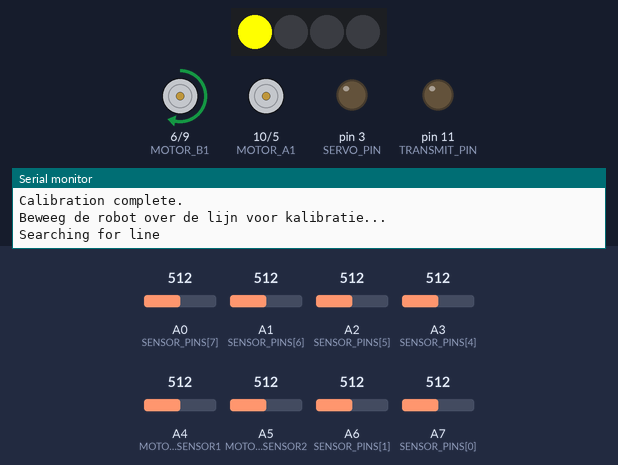
A sketch run on a simulated Arduino Nano, built with avr-gcc and run on an emulated ATmega328P. Shown: 4 RGB LEDs in strip order, left to right, motor-driver pin pairs drawn as motors (green arrow = first pin HIGH = forward, orange = second pin HIGH = backward, longer = more drive), output pins drawn as LEDs (lit = HIGH), the last lines printed to the serial monitor. Inputs (shaded band) come from the test bench; at power-on: A3 (SENSOR_PINS[4]) = 512, A0 (SENSOR_PINS[7]) = 512, A4 (MOTOR_SENSOR1) = 512, A1 (SENSOR_PINS[6]) = 512, A2 (SENSOR_PINS[5]) = 512, A5 (MOTOR_SENSOR2) = 512, A6 (SENSOR_PINS[1]) = 512, A7 (SENSOR_PINS[0]) = 512.

Above: at 2.3 s.
2.4 s: A3 (SENSOR_PINS[4]) set to 482
At 2.55 s:
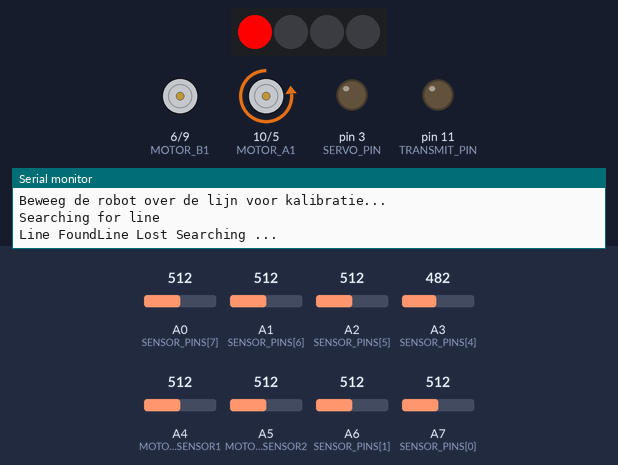
5.4 s: A3 (SENSOR_PINS[4]) set to 30
At 6.5 s:
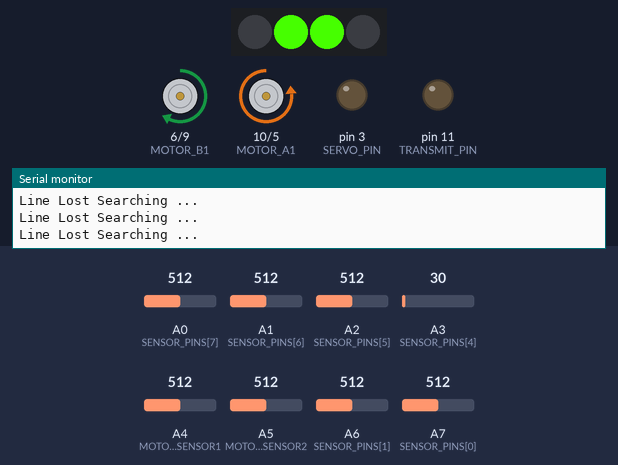
6.9 s: A3 (SENSOR_PINS[4]) set to 716
At 7.05 s:
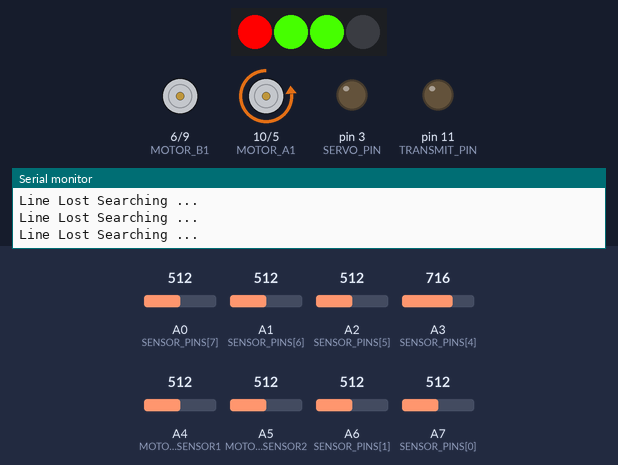
9.9 s: A0 (SENSOR_PINS[7]) set to 474
12.9 s: A0 (SENSOR_PINS[7]) set to 449
At 13.8 s:
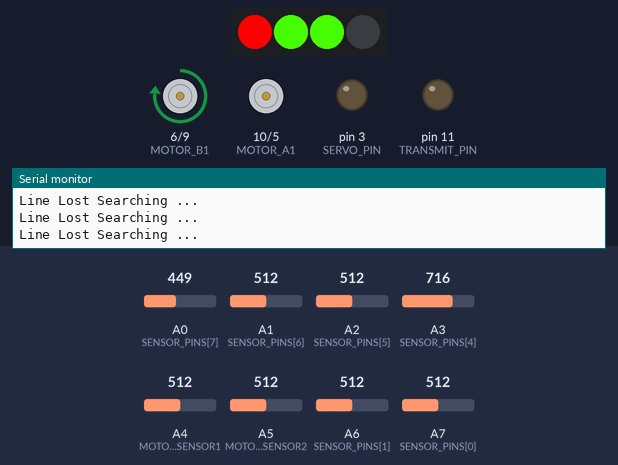
14.4 s: A4 (MOTOR_SENSOR1) set to 535
At 15.1 s:
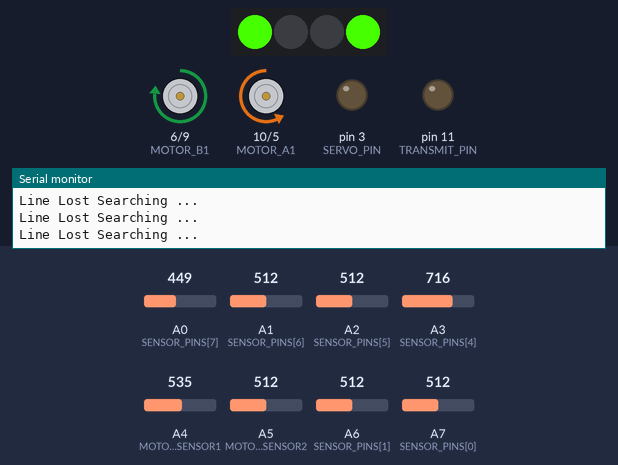
Timing chart, 0 to 16.9 s (numbered marks = the images above; inputs shaded):
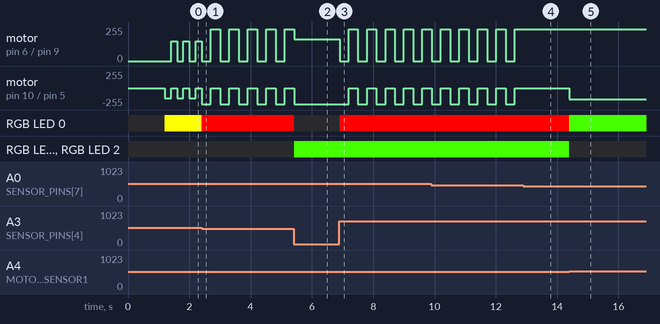

Measured:
- the behaviour switches between 500 and 499 on A3 (SENSOR_PINS[4]) (found by bisection; images 0 and 1)
- the behaviour switches between 462 and 461 on A0 (SENSOR_PINS[7]) (found by bisection; images 3 and 4)
- the behaviour switches between 520 and 521 on A4 (MOTOR_SENSOR1) (found by bisection; images 4 and 5)
- after the input at 2.4 s, motor on pin 6 (MOTOR_B1) / pin 9 (MOTOR_B2): alternates forward 240/255 for 0.30 s and stopped for 0.30 s, starting after 0.31 s; motor on pin 10 (MOTOR_A1) / pin 5 (MOTOR_A2): alternates backward 240/255 for 0.30 s and stopped for 0.30 s, starting at once; RGB LED 0: RGB(255, 255, 0) → RGB(255, 0, 0) at once
- after the input at 5.4 s, motor on pin 10 (MOTOR_A1) / pin 5 (MOTOR_A2): goes on until 5.4 s, then stays backward 240/255; RGB LED 0: RGB(255, 0, 0) → off at once; RGB LED 1, RGB LED 2: off → RGB(70, 255, 0) at once
- after the input at 6.9 s, motor on pin 6 (MOTOR_B1) / pin 9 (MOTOR_B2): alternates forward 240/255 for 0.30 s and stopped for 0.30 s, starting at once; motor on pin 10 (MOTOR_A1) / pin 5 (MOTOR_A2): alternates backward 240/255 for 0.30 s and stopped for 0.30 s, starting after 0.30 s; RGB LED 0: off → RGB(255, 0, 0) at once
- after the input at 12.9 s, motor on pin 6 (MOTOR_B1) / pin 9 (MOTOR_B2): stops changing and stays forward 240/255; motor on pin 10 (MOTOR_A1) / pin 5 (MOTOR_A2): stops changing and stays stopped
- after the input at 14.4 s, motor on pin 10 (MOTOR_A1) / pin 5 (MOTOR_A2): stopped → backward 165/255 at once; RGB LED 0: RGB(255, 0, 0) → RGB(70, 255, 0) at once; RGB LED 1, RGB LED 2: RGB(70, 255, 0) → off at once

The sketch:

GameLogicJulian.ino
```cpp
#include <Adafruit_NeoPixel.h>
#define DEBUG
#define NEO_PIXEL_PIN 8 //Attached to digital pin 8
#define NUM_PIXELS 4 // Number of NeoPixels
Adafruit_NeoPixel pixels(NUM_PIXELS, NEO_PIXEL_PIN, NEO_GRB + NEO_KHZ800);

int turnCounter = 0; // Count consecutive turns
const int MAX_TURNS = 5; // Adjust this number based on testing

const int MOTOR_A1 = 10;  // Left motor pin 1
const int MOTOR_A2 = 5;   // Left motor pin 2
const int MOTOR_B1 = 6;   // Right motor pin 1
const int MOTOR_B2 = 9;   // Right motor pin 2

const int MOTOR_SENSOR1 = A4;
const int MOTOR_SENSOR2 = A5;

//yellow wire is trigger
const int TRIG_PIN = 13;

//green wire is echo
const int ECHO_PIN = 12; //ECHO_PIN

//trigger distance of obstacle in cm
const int OBSTACLETHRESHOLD = 10;

const int TRANSMIT_PIN = 11;

const int SERVO_PIN = 3;


// Range how the gripper open and closes. 360 degrees
int OPENGRIP_VALUE = 120;
int CLOSEGRIP_VALUE = 50;
unsigned long currentMillis = 0;
unsigned long previousActionMillis = 0;
unsigned long previousServoMillis = 0;
const long SERVO_INTERVAL = 20; // 20 ms delay

const long OPEN_TIME = 0;            // Open grip at start
const long CLOSE_TIME = 1000;        // Close grip after 1s
const long OPEN_AGAIN_TIME = 2000;    // Open grip again after 2s
const long DRIVE_START_TIME = 3000;   // Start driving after 3s
const long GRAB_TIME = 5000;         // Grab cone after 4s
const long HOLD_TIME = 7000;         // Stop and hold after 6s
const long DROP_TIME = 9000;        // Drop after 8s
const long DRIVE_AGAIN_TIME = 6000;  // Drive again after 5s

const int MAX_SPEED = 240;
const int TURN_SPEED = 150;

boolean isGripClosed = false;

const int NUM_SENSORS = 8;
const int SENSOR_PINS[NUM_SENSORS] = {A7, A6, A5, A4, A3, A2, A1, A0};

int minValues[NUM_SENSORS];
int maxValues[NUM_SENSORS];

// Store last known direction: -1 (left), 1 (right), 0 (center)
int LAST_DIRECTION = 0;
bool LINE_FOUND = false;

void setup() {
  pinMode(MOTOR_A1, OUTPUT);
  pinMode(MOTOR_A2, OUTPUT);
  pinMode(MOTOR_B1, OUTPUT);
  pinMode(MOTOR_B2, OUTPUT);
  pinMode(MOTOR_SENSOR1, INPUT);
  pinMode(MOTOR_SENSOR2, INPUT);
  pinMode(TRANSMIT_PIN, OUTPUT);
  pinMode(ECHO_PIN, INPUT);
  pinMode(TRIG_PIN, OUTPUT);
  pinMode(SERVO_PIN, OUTPUT);

  pixels.begin();
  Serial.begin(9600);

  for (int i = 0; i < NUM_SENSORS; i++) {
    pinMode(SENSOR_PINS[i], INPUT);
    minValues[i] = 1023;
    maxValues[i] = 0;
  }
  calibrateSensors();
  Serial.println("Beweeg de robot over de lijn voor kalibratie...");

 // crossThreeLines();

  //findLineOnLeft();
}

void loop()
{

    if(!LINE_FOUND)
    {
      findLine();
      return;
    }

  int sensorReadings[NUM_SENSORS];
  bool BLACK_LINE_DETECTED = false;

  for (int i = 0; i < NUM_SENSORS; i++) {
      sensorReadings[i] = analogRead(SENSOR_PINS[i]);

      minValues[i] = min(sensorReadings[i], minValues[i]);
      maxValues[i] = max(sensorReadings[i], maxValues[i]);
  }

  int AVG_VALUE = 0;
  for (int j = 0; j < NUM_SENSORS; j++) {
      AVG_VALUE += (minValues[j] + maxValues[j]) / 2;
  }
  AVG_VALUE /= NUM_SENSORS;

  int DEADZONE_LOW = AVG_VALUE - 30;
  int DEADZONE_HIGH = AVG_VALUE + 30;

  // Detect if any sensor sees black
  for (int i = 0; i < NUM_SENSORS; i++) {
      if (sensorReadings[i] <= DEADZONE_LOW) {
          BLACK_LINE_DETECTED = true;
          break;
      }
  }

  // Line Following Logic
  if (sensorReadings[4] >= DEADZONE_HIGH && sensorReadings[5] >= DEADZONE_HIGH) {
      drive(255, 255);  // Move forward
      LAST_DIRECTION = 0;  // Reset direction when moving straight
  }
  else if (sensorReadings[5] >= DEADZONE_HIGH && sensorReadings[6] >= DEADZONE_HIGH) {
      drive(255, 165);  // Slight right
      LAST_DIRECTION = -1;  // Remember last seen black was on the left
      rightSignal();
  }
  else if (sensorReadings[6] >= DEADZONE_HIGH && sensorReadings[7] >= DEADZONE_HIGH) {
      drive(255, 5);   // More right
      LAST_DIRECTION = -1;
      rightSignal();
  }
  else if (sensorReadings[3] >= DEADZONE_HIGH && sensorReadings[4] >= DEADZONE_HIGH) {
      drive(165, 255);  // Slight left
      LAST_DIRECTION = 1;  // Remember last seen black was on the right
      leftSignal();
  }
  else if (sensorReadings[2] >= DEADZONE_HIGH && sensorReadings[3] >= DEADZONE_HIGH) {
      drive(5, 255);   // More left
      LAST_DIRECTION = 1;
      leftSignal();
  }
  else if (sensorReadings[1] >= DEADZONE_HIGH && sensorReadings[2] >= DEADZONE_HIGH) {
      drive(55, 255);   // Sharp left
      LAST_DIRECTION = 1;
      leftSignal();
  }
  else if (!BLACK_LINE_DETECTED)
  {
    LAST_DIRECTION = 0;
    searchLine();
  }

      // If stuck in a loop, force a change
    if (turnCounter > MAX_TURNS) {
        Serial.println("Loop detected! Reversing...");
        drive(-150, -150); // Move backward slightly
        delay(500);
        turnCounter = 0;
    }
}

void calibrateSensors()
 {
  Serial.println("Calibrating sensors...");
  for (int i = 0; i < 200; i++) {  // Sample multiple times
    for (int j = 0; j < NUM_SENSORS; j++) {
      int val = analogRead(SENSOR_PINS[j]);
      minValues[j] = min(minValues[j], val);
      maxValues[j] = max(maxValues[j], val);
    }
    delay(5);
  }
  Serial.println("Calibration complete.");
}


void drive(int SPEED_LEFT, int SPEED_RIGHT) {
  SPEED_LEFT = constrain(SPEED_LEFT, 0, MAX_SPEED);
  SPEED_RIGHT = constrain(SPEED_RIGHT, 0, MAX_SPEED);

  analogWrite(MOTOR_A1, 0);
  analogWrite(MOTOR_A2, SPEED_LEFT);
  analogWrite(MOTOR_B1, SPEED_RIGHT);
  analogWrite(MOTOR_B2, 0);
}

void findLine()
{
  Serial.println("Searching for line");
  pixels.setPixelColor(0, pixels.Color(255, 255, 0)); // Yellow light when searching
  pixels.show();

  for(int i = 0; i < 10; i++)
  {
    drive(150, 0);
    delay(200);
    drive(0, 150);
    delay(200);

    int sensorReading = analogRead(SENSOR_PINS[4]);
    if(sensorReading < 500)
    {
      Serial.print("Line Found");
      LINE_FOUND = true;
      return;
    }
  }
}

void searchLine()
{
  Serial.println("Line Lost Searching ...");
  pixels.setPixelColor(0, pixels.Color(255, 0, 0)); // Red when lost
  pixels.show();

    for (int i = 0; i < 10; i++) {
    drive(255, 0);
    delay(300);
    drive(0, 255);
    delay(300);

    for (int j = 0; j < NUM_SENSORS; j++) {
      if (analogRead(SENSOR_PINS[j]) < 500) {
        return;
      }
    }
  }
    // Reverse and try again
  drive(-100, -100);
  delay(300);
  findLine();
}


void crossThreeLines() {
  int linesCrossed = 0;
  bool onBlack = false;

  Serial.println("Crossing three lines...");
  while (linesCrossed < 2) {
    int blackSensors = 0;

    for (int i = 0; i < NUM_SENSORS; i++) {
      if (analogRead(SENSOR_PINS[i]) < 500) { // Black detected
        blackSensors++;
      }
    }

    moveForward();

    if (blackSensors > 3)
    { // More than 3 sensors see black
      if (!onBlack)
      {
        Serial.print("Line crossed: ");
        Serial.println(linesCrossed);
        onBlack = true;
        delay(100); // Prevents false detections
      }
    }
    else
    {
      onBlack = false;
    }

    drive(150, 150); // Move forward slowly
  }

  Serial.println("Three lines crossed.");
  stop();
  delay(100);
}


void findLineOnLeft() {
  Serial.println("Searching for line on the left...");
  pixels.setPixelColor(0, pixels.Color(255, 255, 0)); // Yellow light when searching
  pixels.show();

  bool foundLine = false;

  for (int i = 0; i < 10; i++)
  {

    for (int j = 0; j < NUM_SENSORS; j++) {
      if (analogRead(SENSOR_PINS[j]) < 500) { // Found a line
        foundLine = true;
        Serial.println("Line found on left!");
        LINE_FOUND = true;
        turnLeft();
        return;
      }
    }
  }

  if (!foundLine) {
    Serial.println("No line found, adjusting...");
    drive(-100, -100); // Move back slightly
    delay(500);
    findLineOnLeft();
  }
}


void stop() {
  analogWrite(MOTOR_A1, 0);
  analogWrite(MOTOR_A2, 0);
  analogWrite(MOTOR_B1, 0);
  analogWrite(MOTOR_B2, 0);
}

void turnLeft() {
  analogWrite(MOTOR_A1, TURN_SPEED);
  analogWrite(MOTOR_A2, 0);
  analogWrite(MOTOR_B1, TURN_SPEED);
  analogWrite(MOTOR_B2, 0);
}

void turnRight() {
  analogWrite(MOTOR_A1, 0);
  analogWrite(MOTOR_A2, TURN_SPEED);
  analogWrite(MOTOR_B1, 0);
  analogWrite(MOTOR_B2, TURN_SPEED);
}

void moveForward() {
  analogWrite(MOTOR_A1, 0);
  analogWrite(MOTOR_A2, MAX_SPEED);
  analogWrite(MOTOR_B1, MAX_SPEED);
  analogWrite(MOTOR_B2, 0);
}

void moveBackwards() {
  analogWrite(MOTOR_A1, MAX_SPEED);
  analogWrite(MOTOR_A2, 0);
  analogWrite(MOTOR_B1, 0);
  analogWrite(MOTOR_B2, MAX_SPEED);
}

void slowTurnRight() {
  analogWrite(MOTOR_A1, 0);
  analogWrite(MOTOR_A2, 125);
  analogWrite(MOTOR_B1, 0);
  analogWrite(MOTOR_B2, 125);
}

void slowTurnLeft() {
  analogWrite(MOTOR_A1, 150);
  analogWrite(MOTOR_A2, 0);
  analogWrite(MOTOR_B1, 150);
  analogWrite(MOTOR_B2, 0);
}

void brakeLight() {
  pixels.clear(); // Set all pixel colors to 'off'
  pixels.setPixelColor(0, pixels.Color(0, 150, 0)); //Set left rear color to orange (G,R,B)
  pixels.setPixelColor(1, pixels.Color(0, 150, 0)); //Set right rear color to orange (G,R,B)
  pixels.show();   // Send the updated pixel colors to the hardware.
}

void rightSignal() {
    pixels.clear(); // Set all pixel colors to 'off'
    pixels.setPixelColor(1, pixels.Color(70, 255, 0)); //Set right rear color to orange (G,R,B)
    pixels.setPixelColor(2, pixels.Color(70, 255, 0)); //Set right front color to orange (G,R,B)
    pixels.show();   // Send the updated pixel colors to the hardware.

}

void leftSignal() {
    pixels.clear(); // Set all pixel colors to 'off'
    pixels.setPixelColor(0, pixels.Color(70, 255, 0)); //Set left rear color to orange (G,R,B)
    pixels.setPixelColor(3, pixels.Color(70, 255, 0)); //Set left front color to orange (G,R,B)
    pixels.show();   // Send the updated pixel colors to the hardware.


}

void alarm() {
  pixels.clear(); // Set all pixel colors to 'off'

  // Set all LEDs to red
  pixels.setPixelColor(0, pixels.Color(0, 255, 0));
  pixels.setPixelColor(1, pixels.Color(0, 255, 0));
  pixels.setPixelColor(2, pixels.Color(0, 255, 0));
  pixels.setPixelColor(3, pixels.Color(0, 255, 0));
  pixels.show(); // Send the updated pixel colors to the hardware.
}

void hardCodedStart()
{
  moveForward();
  delay(2000);

  turnLeft();
  delay(500);

  moveForward();
  delay(1000);
}

void dodge (){
  // establish variables for duration of the ping, and the distance result
  // in inches and centimeters:
  long DURATION, inches, cm;

  // The PING))) is triggered by a HIGH pulse of 2 or more microseconds.
  // Give a short LOW pulse beforehand to ensure a clean HIGH pulse:
  digitalWrite(TRIG_PIN, LOW);
  delayMicroseconds(2);
  digitalWrite(TRIG_PIN, HIGH);
  delayMicroseconds(10);
  digitalWrite(TRIG_PIN, LOW);

  // The same pin is used to read the signal from the PING))): a HIGH pulse
  // whose duration is the time (in microseconds) from the sending of the ping
  // to the reception of its echo off of an object.
  DURATION = pulseIn(ECHO_PIN, HIGH, 20000);

  // convert the time into a distance
  inches = microsecondsToInches(DURATION);
  cm = microsecondsToCentimeters(DURATION);


  Serial.print(inches);
  Serial.print("in, ");
  Serial.print(cm);
  Serial.print("cm");
  Serial.println();
  delay(100);

  if (DURATION == 0)
  {
  Serial.println("No echo received");
  return;
  }

  moveForward();


  if (cm <= OBSTACLETHRESHOLD){
    stop();
    delay(300); // When robot sees obstacle robot motor stops

    moveBackwards(); //robot goes backwards
    delay(300);

    turnLeft(); // robot turns left
    delay(450);

    moveForward(); //robot goes backwards
    delay(500);

    turnRight(); // robot turns right
    delay(500);

    moveForward(); //robot goes backwards
    delay(1500);

    turnRight(); // robot turns left
    delay(500);

    moveForward(); // robot moves forward again
    delay(500);

    turnLeft(); // robot turns left
    delay(450);

    }
}

long microsecondsToInches(long microseconds) {
  // According to Parallax's datasheet for the PING))), there are 73.746
  // microseconds per inch (i.e. sound travels at 1130 feet per second).
  // This gives the distance travelled by the ping, outbound and return,
  // so we divide by 2 to get the distance of the obstacle.
  // See: https://www.parallax.com/package/ping-ultrasonic-distance-sensor-downloads/
  return microseconds / 74 / 2;
}

long microsecondsToCentimeters(long microseconds) {
  // The speed of sound is 340 m/s or 29 microseconds per centimeter.
  // The ping travels out and back, so to find the distance of the object we
  // take half of the distance travelled.
  return microseconds / 29 / 2;
}

void generatePulse(int angle) {
  int pulseWidth = map(angle, 0, 180, 544, 2400);
  digitalWrite(SERVO_PIN, HIGH);
  delayMicroseconds(pulseWidth);
  digitalWrite(SERVO_PIN, LOW);
}


void pickUp() {
    currentMillis = millis();
    unsigned long elapsedTime = currentMillis - previousActionMillis;

    // Keep servo active
    if(currentMillis - previousServoMillis >= SERVO_INTERVAL)
    {
      previousServoMillis = currentMillis;
      if(isGripClosed)
      {
        generatePulse(CLOSEGRIP_VALUE);
      }
      else
      {
        generatePulse(OPENGRIP_VALUE);
      }
    }

    // Open the grip
    if(elapsedTime >= OPEN_TIME && elapsedTime < CLOSE_TIME && isGripClosed)
    {
      isGripClosed = false;
    }

    // Close it after 1 second
    else if(elapsedTime >= CLOSE_TIME && elapsedTime < OPEN_AGAIN_TIME && !isGripClosed)
     {
      isGripClosed = true;
    }

    // Open it again after 1 more second
    else if(elapsedTime >= OPEN_AGAIN_TIME && elapsedTime < DRIVE_START_TIME && isGripClosed)
    {
      isGripClosed = false;
    }

    // Drive forward to the cone
    else if(elapsedTime >= DRIVE_START_TIME && elapsedTime < GRAB_TIME)
    {
      moveForward();
    }

    // Grab the cone
    else if(elapsedTime >= GRAB_TIME && elapsedTime < HOLD_TIME && !isGripClosed)
     {
      stop();
      isGripClosed = true;
    }

    // Drive forward again with the cone
    else if(elapsedTime >= DRIVE_AGAIN_TIME && elapsedTime < HOLD_TIME)
     {
      moveForward();
    }

    // Stop and hold the cone
    else if(elapsedTime >= HOLD_TIME && elapsedTime < DROP_TIME)
    {
      stop();
    }

    // Drop the cone after the specified time
    else if (elapsedTime >= DROP_TIME)
    {
      isGripClosed = false;
    }
}
```
